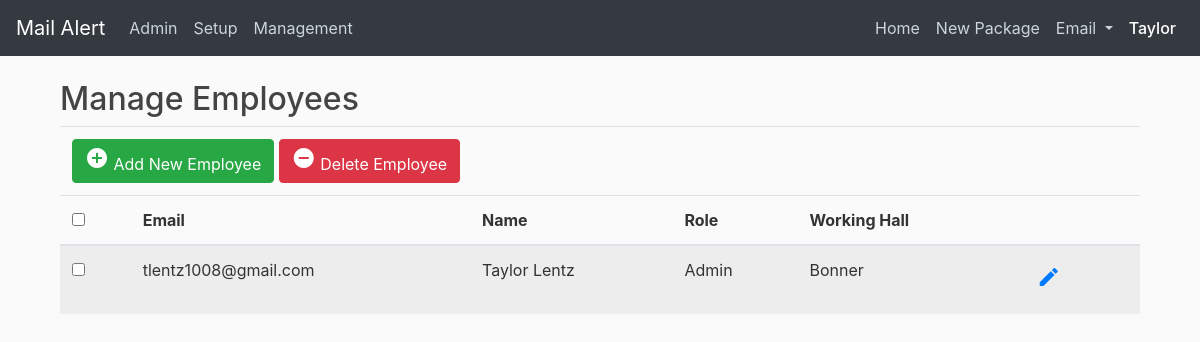
Page /management (signed in) on the committed database.
### mailalert/models.py (models this page shows, shortened)
class Employee(db.Model, UserMixin):
    id = db.Column(db.Integer, primary_key=True)
    hired_date = db.Column(db.DateTime, nullable=False, default=datetime.now)
    end_date = db.Column(db.DateTime)
    active = db.Column(db.Boolean, default=True)
    email = db.Column(db.String(120), unique=True, nullable=False)
    first_name = db.Column(db.String(100), nullable=False)
    last_name = db.Column(db.String(100), nullable=False)
    password = db.Column(db.String(60), nullable=False)
    access = db.Column(db.String, nullable=False, default="DR")
    hall_id = db.Column(db.Integer, db.ForeignKey('hall.id'))
    logins = db.relationship('Login', backref='employee')
    sent_mail = db.relationship('SentMail', backref='employee')
    inputted_packages = db.relationship(
        'Package', foreign_keys='[Package.employee_input_id]', backref='inputted')
    removed_packages = db.relationship(
        'Package', foreign_keys='[Package.employee_remove_id]', backref='removed')
    def is_admin(self):
        return self.access == 'Admin'
    def allowed(self, access_level):
        return ACCESS[self.access] >= ACCESS[access_level]

class Hall(db.Model):
    id = db.Column(db.Integer, primary_key=True)
    name = db.Column(db.String(100), unique=True, nullable=False)
    students = db.relationship('Student', backref='hall')
    employees = db.relationship('Employee', backref='hall')
    packages = db.relationship('Package', backref='hall')

### mailalert/employees/routes.py (the view, shortened to what this page needs)
@employees.route("/management", methods=['GET', 'POST'])
@login_required
@requires_access_level('Building Director')
def management():
    form = ManagementForm()
    hall_list = Hall.query.all()
    hall_list = [(hall.id, hall.name) for hall in hall_list]
    form.hall.choices = hall_list
    employees = Employee.query.filter(Employee.active == True).all()
    return render_template('management.html', title='Management', form=form, employees=employees)

### mailalert/employees/forms.py
class ManagementForm(FlaskForm):
    email = StringField('Email ', validators=[DataRequired(), Email()])
    firstName = StringField('First Name', validators=[DataRequired()])
    lastName = StringField('Last Name', validators=[DataRequired()])
    role = SelectField('Role', choices=[
                       ('Admin', 'Admin'), ('Building Director', 'Building Director'), ('DR', 'DR')])
    hall = SelectField('Working Hall', coerce=int, validators=[DataRequired()])
    submit = SubmitField('Submit')

### mailalert/main/utils.py (called while the page is built)
def requires_access_level(access_level):
    def decorator(f):
        @wraps(f)
        def decorated_function(*args, **kwargs):
            if not current_user.allowed(access_level):
                return render_template('errors/403.html')
            return f(*args, **kwargs)
        return decorated_function
    return decorator

### mailalert/models.py (called while the page is built)
@login_manager.user_loader
def load_user(id):
    return Employee.query.get(int(id))

### mailalert/templates/management.html (shortened to what this page needs)
{% extends "layout_with_navbar.html" %}
{%block content %}
<head>
</head>
<body>
	<div class="container">
		<form action="{{ url_for('employees.delete_employee') }}" method="POST">
			<div class="table-wrapper">
				<div class="table-title">
					<div class="row">
						<div class="col-sm-6">
							<h2>Manage Employees</h2>
						</div>
					</div>
				</div>
				<table class="table table-striped table-hover">
					<thead>
						<tr>
							<div class="btn-toolbar float-right">
								<td colspan="7">
									<a href="#addEmployeeModal" class="btn btn-success" data-toggle="modal"><i
											class="material-icons">&#xE147;</i> <span>Add New Employee</span></a>
									<a href="#deleteEmployeeModal" class="btn btn-danger" data-toggle="modal"><i
											class="material-icons">&#xE15C;</i> <span>Delete Employee</span></a>
								</td>
							</div>
						</tr>
						<tr>
							<th>
								<span class="custom-checkbox">
									<input type="checkbox" id="selectAll" />
								</span>
							</th>
							<th>Email</th>
							<th>Name</th>
							<th>Role</th>
							<th>Working Hall</th>
							<th></th>
						</tr>
					</thead>
					{% for employee in employees %}
						<tr>
							<td><span class="custom-checkbox">
									<input type="checkbox" name="del_employees" value="{{ employee.id }}" />
								</span></td>
							<td>{{ employee.email }}</td>
							<td>{{ employee.first_name }} {{ employee.last_name }}</td>
							<td>{{ employee.access }}</td>
							<td>{{ employee.hall.name }}</td>
							<td>
								<a href="#editEmployeeModal" align="center" class="btn edit" title="Edit" value="{{ employee.id }}" id="edit" data-toggle="modal">
									<i class="material-icons">&#xE254;</i>
								</a>
							</td>
						</tr>
					{% endfor %}
				</table>
			</div>
		</form>
	</div>
</body>
{% endblock %}

### mailalert/templates/layout_with_navbar.html (shortened to what this page needs)
<!DOCTYPE html>
<html>
<head>
  <link rel="stylesheet" href="https://maxcdn.bootstrapcdn.com/bootstrap/4.0.0/css/bootstrap.min.css"
>
  <link rel="stylesheet" type="text/css" href="{{ url_for('static', filename='main.css') }}">
  <link rel="stylesheet" href="https://maxcdn.bootstrapcdn.com/font-awesome/4.7.0/css/font-awesome.min.css">
</head>
<body>
  <header class="site-header">
    <nav class="navbar navbar-expand-lg navbar-dark bg-dark fixed-top">
      <a class="navbar-brand" href="/">Mail Alert</a>
      <div class="collapse navbar-collapse" id="navbarNavDropdown">
        <ul class="navbar-nav">
          {% if current_user.is_authenticated %}
            {% if current_user.is_admin() %}
              <li class="nav-item">
                <a class="nav-link" href="{{ url_for('admin.index') }}">Admin<span class="sr-only">(current)</span></a>
              </li>
            {% endif %}
            {% if current_user.is_admin() %}
              <li class="nav-item" data-toggle="modal" data-target="#setupModal">
                <a class="nav-link" href="#">Setup</a>
              </li>
            {% endif %}
            {% if current_user.allowed('Building Director') %}
              <li class="nav-item">
                <a class="nav-link" href="{{ url_for('employees.management') }}">Management<span class="sr-only">(current)</span></a>
              </li>
            {% endif %}
          {% endif %}
        </ul>
        <ul class="navbar-nav ml-auto">
          <li class="nav-item">
            <a class="nav-link" href="/">Home <span class="sr-only">(current)</span></a>
          </li>
          <li class="nav-item">
            <a class="nav-link" href="{{ url_for('packages.newPackage') }}">New Package<span class="sr-only">(current)</span></a>
          </li>
          <li class="nav-item dropdown">
            <a class="nav-link dropdown-toggle" href="#" id="navbarDropdownMenuLink" data-toggle="dropdown"
              aria-haspopup="true" aria-expanded="false">
              Email
            </a>
          </li>
          <li class="nav-item dropdown">
              <a class="nav-link active" href="#" id="navbarDropdownMenuLink" data-toggle="dropdown"
                aria-haspopup="true" aria-expanded="false">
                {{ current_user.first_name }}
              </a>
            </li>
        </ul>
      </div>
    </nav>
  </header>
  <main role="main" class="container">
    <div class="row">
      <div class="col-md-12">
        {% block content %}{% endblock %}
    </div>
  </main>
</body>
</html>

### mailalert/static/main.css (style rules this page uses)
body { background: #fafafa; color: #333333; margin-top: 5rem; }
h1, h2, h3, h4, h5, h6 { color: #444444; }
.site-header .navbar-nav .nav-link { color: #cbd5db; }
.site-header .navbar-nav .nav-link.active { font-weight: 500; }

### rows in the picture
Employee: first_name "Taylor", email "tlentz1008@gmail.com", last_name "Lentz", access "Admin", hall.name "Bonner", {{ employee.id }} 1 (drawn)
